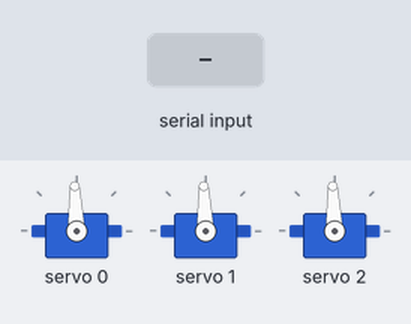
The sketch below on a simulated ESP32. Parts: 3 × servo. Inputs (shaded band) come from the test bench. What the sketch prints to the serial monitor is not drawn.

Above: at 1.2 s.
1.3 s: "90,45,200\n" received over Serial
At 2.6 s:
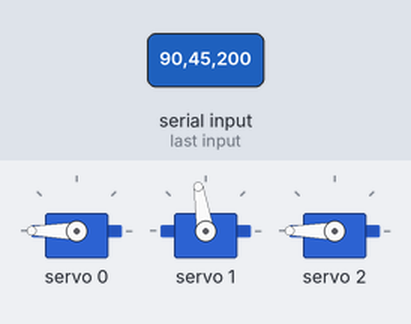
3.6 s: "30,150,10\n" received over Serial
At 5.0 s:
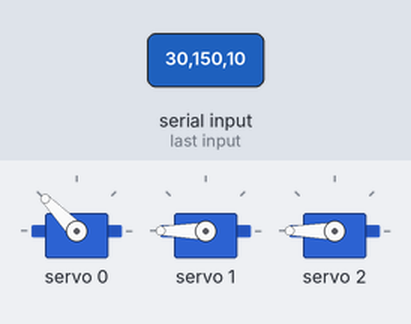
5.8 s: "1,90,45\n" received over Serial
At 7.3 s:
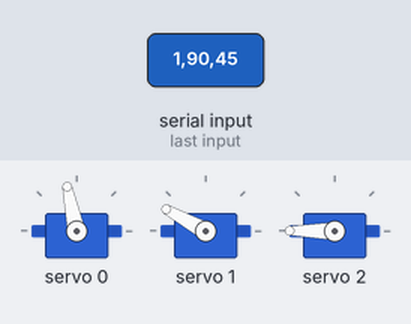
7.6 s: "90,45,200\n" received over Serial
At 8.05 s:
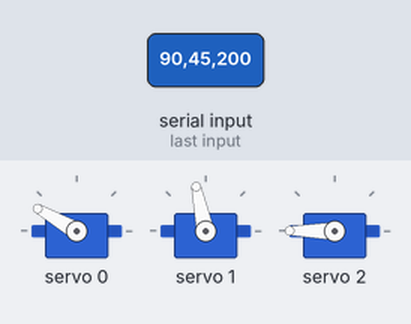
Timing chart, 0 to 10.6 s (numbered marks = the images above; inputs shaded):
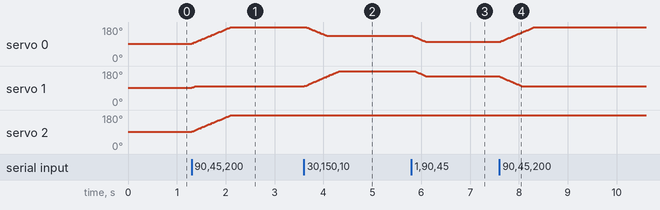

Measured:
- after the input at 1.3 s, servo 0, servo 2: moves from 92° to 180° over 0.80 s, starting at once; servo 1: 92° → 99° at once
- after the input at 3.6 s, servo 0: moves from 180° to 134° over 0.40 s, starting after 0.06 s; servo 1: moves from 99° to 180° over 0.71 s, starting at once
- after the input at 5.8 s, servo 0: moves from 134° to 102° over 0.29 s, starting at once; servo 1: moves from 180° to 151° over 0.25 s, starting after 0.07 s
- after the input at 7.6 s, servo 0: moves from 102° to 180° over 0.71 s, starting at once; servo 1: moves from 151° to 99° over 0.45 s, starting at once

The sketch:

one_left_leg_angle_streaming.ino
```cpp
// Alternative direct-angle streaming firmware.
// Accepts "shoulder,hip,knee\n" in degrees, slews toward the latest target,
// and clamps to the calibrated angle range. This sketch does NOT implement
// off/offall and therefore is not the firmware used for shake release.
#include <Wire.h>
#include <Adafruit_PWMServoDriver.h>

Adafruit_PWMServoDriver pca9685(0x40);

constexpr uint8_t I2C_SDA = 21;
constexpr uint8_t I2C_SCL = 22;
constexpr uint16_t PWM_FREQUENCY_HZ = 50;
constexpr float MAX_JOINT_ANGLE_DEG = 82.5f;
constexpr uint16_t PWM_MIN = 80;
constexpr uint16_t PWM_MAX = 520;
constexpr float MAX_STEP_DEG = 1.0f;
constexpr uint32_t UPDATE_INTERVAL_MS = 10;

struct Joint {
  uint8_t channel;
  int16_t centerPwm;
  int16_t rangePwm;
  int8_t direction;
  float centerAngleDeg;
  float currentDeg;
  float targetDeg;
};

Joint leg[] = {
  {0, 306, 389, 1,  -7.6f,  -7.6f,  -7.6f},
  {1, 306, 397, 1,  38.6f,  38.6f,  38.6f},
  {2, 306, 387, 1, -82.8f, -82.8f, -82.8f}
};
constexpr size_t JOINT_COUNT = sizeof(leg) / sizeof(leg[0]);

uint16_t angleToPwm(const Joint& joint, float angleDeg) {
  const float pwm = joint.centerPwm +
                    joint.direction * (angleDeg - joint.centerAngleDeg) *
                    joint.rangePwm / (2.0f * MAX_JOINT_ANGLE_DEG);
  return constrain(static_cast<int>(lroundf(pwm)), PWM_MIN, PWM_MAX);
}

void writeJoint(const Joint& joint) {
  pca9685.setPWM(joint.channel, 0, angleToPwm(joint, joint.currentDeg));
}

bool parseAngles(const String& input, float out[3]) {
  const int first = input.indexOf(',');
  const int second = input.indexOf(',', first + 1);
  if (first <= 0 || second <= first + 1 || second >= input.length() - 1) return false;
  out[0] = input.substring(0, first).toFloat();
  out[1] = input.substring(first + 1, second).toFloat();
  out[2] = input.substring(second + 1).toFloat();
  return true;
}

String line;
uint32_t lastUpdateMs = 0;

void setup() {
  Serial.begin(115200);
  Wire.begin(I2C_SDA, I2C_SCL);
  pca9685.begin();
  pca9685.setOscillatorFrequency(27000000);
  pca9685.setPWMFreq(PWM_FREQUENCY_HZ);
  delay(10);
  for (size_t i = 0; i < JOINT_COUNT; i++) writeJoint(leg[i]);
  Serial.println("READY shoulder,hip,knee");
}

void loop() {
  while (Serial.available()) {
    const char c = Serial.read();
    if (c != '\n') {
      if (line.length() < 64) line += c;
      continue;
    }
    line.trim();
    float angles[3];
    if (parseAngles(line, angles)) {
      for (size_t i = 0; i < JOINT_COUNT; i++) {
        leg[i].targetDeg = constrain(angles[i],
                                     leg[i].centerAngleDeg - MAX_JOINT_ANGLE_DEG,
                                     leg[i].centerAngleDeg + MAX_JOINT_ANGLE_DEG);
      }
    } else {
      Serial.println("ERR use shoulder,hip,knee");
    }
    line = "";
  }

  const uint32_t now = millis();
  if (now - lastUpdateMs < UPDATE_INTERVAL_MS) return;
  lastUpdateMs = now;
  for (size_t i = 0; i < JOINT_COUNT; i++) {
    const float error = leg[i].targetDeg - leg[i].currentDeg;
    if (fabsf(error) < 0.01f) continue;
    leg[i].currentDeg += constrain(error, -MAX_STEP_DEG, MAX_STEP_DEG);
    writeJoint(leg[i]);
  }
}
```
